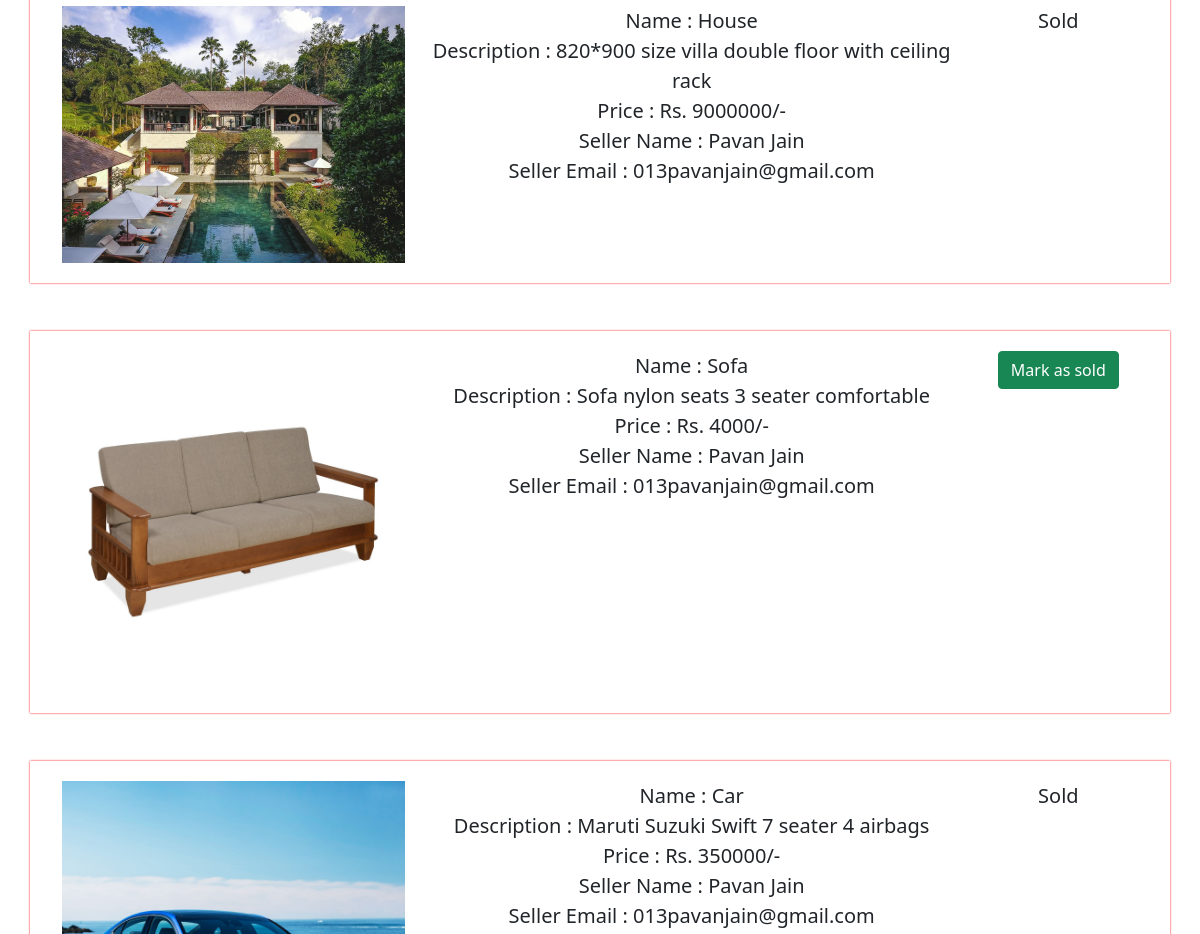
The page /profile (signed in, middle part) on the database as committed earlier.
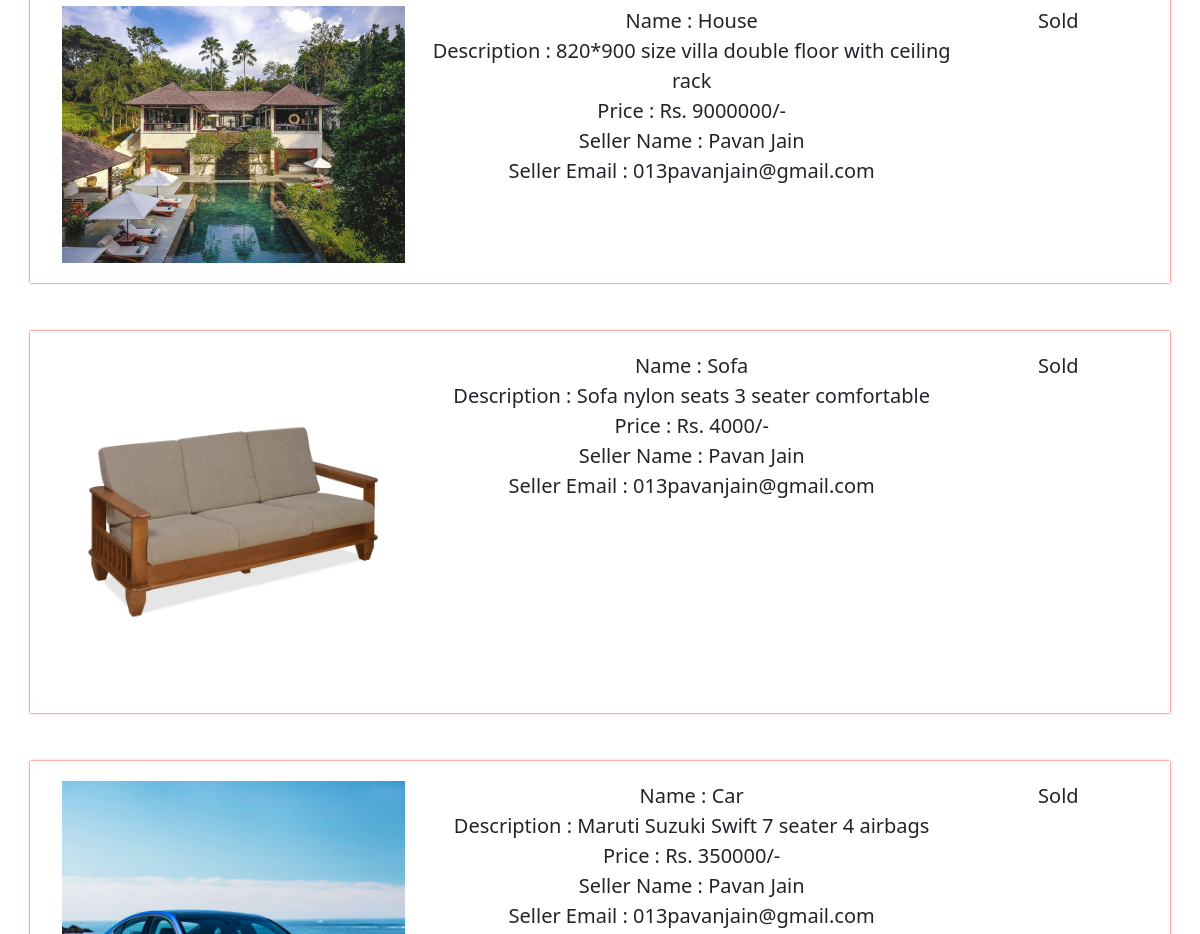
The same page on the database as committed later.
### app.py (models this page shows, shortened)
class Products(db.Model):
    id = db.Column(db.Integer, primary_key=True)
    name = db.Column(db.String(30), nullable=False)
    desc = db.Column(db.String(200), nullable=False)
    image = db.Column(db.String(200), nullable=False)
    price = db.Column(db.Integer, nullable=False)
    status = db.Column(db.String(20), nullable=False, default='Available')
    seller_name = db.Column(db.String(20), nullable=False)
    seller_email = db.Column(db.String(30), nullable=False)

### app.py (the view)
@app.route('/profile')
def profile():
    if current_user.is_authenticated:
        products = Products.query.filter_by(seller_email=current_user.email).order_by(desc(Products.id)).all()
        return render_template('/profile.html', products=products)
    else:
        return redirect('/')

### app.py (called while the page is built)
@login_manager.user_loader
def laod_user(user_id):
    return Users.query.get(int(user_id))

### templates/profile.html (shortened to what this page needs)
{% extends 'base.html' %}
{% block body %}
<br/><br/>
<div class="container">
    <div class="row" style="text-align: center;"><h2>Your Products</h2></div><br/>
    {% for product in products %}
    <div class="row" style="box-shadow:0px 0px 2px red;padding:20px;">
        <div class="col-md-4">
            <img src="/static/images/{{product.image}}" style="width:100%"></img>
        </div>
        <div class="col-md-6" style="text-align: center;">
            <span style="font-size:20px;">Name : {{product.name}}</span><br/>
            <span style="font-size:20px;">Description : {{product.desc}}</span><br/>
            <span style="font-size:20px;">Price : Rs. {{product.price}}/-</span><br/>
            <span style="font-size:20px;">Seller Name : {{product.seller_name}}</span><br/>
            <span style="font-size:20px;">Seller Email : {{product.seller_email}}</span><br/>
        </div>
        <div class="col-md-2" style="text-align: center;">
            {% if product.status=='Available' %}
            <a href="/marksold/{{product.id}}" class="btn btn-success">Mark as sold</a>
            {% else %}
            <span style="font-size:20px;">{{product.status}}</span>
            {% endif %}
        </div>
    </div>
    <br/><br/>
    {% endfor %}
</div>
{% endblock %}

Rows that differ between the two databases and show on the page:
changed Products "Sofa": status (not shown) → "Sold"; no longer shows "Mark as sold"
